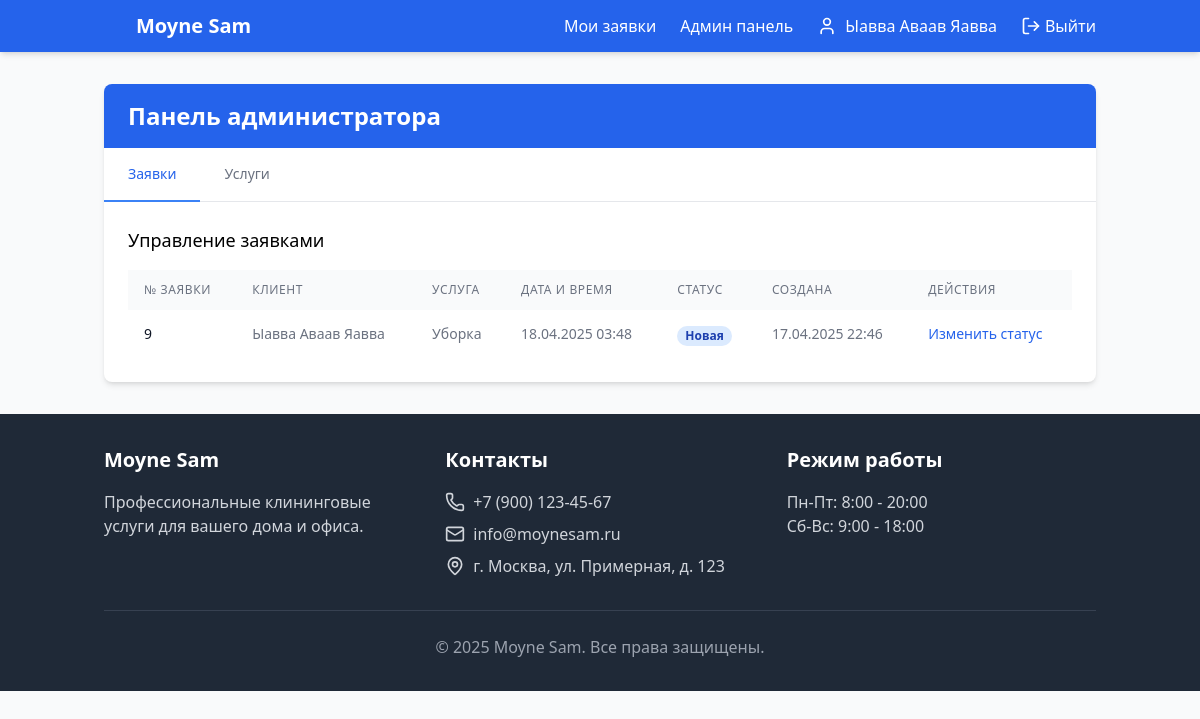
The page /components/admin.php (signed in) on the database its author committed.
### tables this page shows
CREATE TABLE `users` (
  `id` int(11) NOT NULL,
  `full_name` varchar(255) NOT NULL COMMENT 'ФИО',
  `phone` varchar(20) NOT NULL COMMENT 'Телефон',
  `email` varchar(255) NOT NULL COMMENT 'Email',
  `login` varchar(50) NOT NULL COMMENT 'Логин',
  `password` varchar(255) NOT NULL COMMENT 'Пароль',
  `created_at` timestamp NOT NULL DEFAULT current_timestamp() COMMENT 'Дата регистрации',
  `role` varchar(20) NOT NULL DEFAULT 'user' COMMENT 'Роль пользователя (user/admin)'
);

CREATE TABLE `service_requests` (
  `id` int(11) NOT NULL,
  `user_id` int(11) NOT NULL,
  `service_type_id` int(11) NOT NULL,
  `address` text NOT NULL,
  `contact_info` text NOT NULL,
  `date_time` datetime NOT NULL,
  `payment_type` enum('cash','card','online') NOT NULL DEFAULT 'cash',
  `status` enum('new','in_progress','completed','cancelled') NOT NULL DEFAULT 'new',
  `cancellation_reason` text DEFAULT NULL,
  `created_at` timestamp NOT NULL DEFAULT current_timestamp(),
  `updated_at` timestamp NOT NULL DEFAULT current_timestamp() ON UPDATE current_timestamp()
);

CREATE TABLE `service_types` (
  `id` int(11) NOT NULL,
  `name` varchar(255) NOT NULL,
  `description` text DEFAULT NULL,
  `price` decimal(10,2) NOT NULL
);

### includes/functions.php (called while the page is built, shortened)
<?php
function getUserById($userId) {
    global $conn;
    try {
        $stmt = $conn->prepare("SELECT * FROM users WHERE id = ?");
        $stmt->bind_param("i", $userId);
        $stmt->execute();
        $result = $stmt->get_result();
        $user = $result->fetch_assoc();
        return $user;
    } catch (Exception $e) {
        error_log("Error getting user: " . $e->getMessage());
        return null;
    }
}
function getServiceTypeName($serviceTypeId, $serviceTypes) {
    foreach ($serviceTypes as $type) {
        if ($type['id'] == $serviceTypeId) {
            return $type['name'];
        }
    }
    return 'Неизвестная услуга';
}
function formatDate($dateString) {
    $date = new DateTime($dateString);
    return $date->format('d.m.Y H:i');
}
function formatStatus($status) {
    $statuses = [
        'new' => 'Новая',
        'in_progress' => 'В работе',
        'completed' => 'Завершена',
        'cancelled' => 'Отменена'
    ];
    return $statuses[$status] ?? $status;
}
function getStatusColorClass($status) {
    $colors = [
        'new' => 'bg-blue-100 text-blue-800',
        'in_progress' => 'bg-yellow-100 text-yellow-800',
        'completed' => 'bg-green-100 text-green-800',
        'cancelled' => 'bg-red-100 text-red-800'
    ];
    return $colors[$status] ?? 'bg-gray-100 text-gray-800';
}
?>

### components/admin.php (the view, shortened to what this page needs)
<?php
require_once __DIR__ . '/../includes/config.php';
require_once __DIR__ . '/../includes/functions.php';
$currentUser = getUserById($_SESSION['user_id']);
$stmt = $conn->prepare("SELECT * FROM service_requests ORDER BY created_at DESC");
$stmt->execute();
$serviceRequests = $stmt->get_result()->fetch_all(MYSQLI_ASSOC);
$stmt = $conn->prepare("SELECT * FROM service_types");
$stmt->execute();
$serviceTypes = $stmt->get_result()->fetch_all(MYSQLI_ASSOC);
$stmt = $conn->prepare("SELECT id, full_name FROM users");
$stmt->execute();
$users = $stmt->get_result()->fetch_all(MYSQLI_ASSOC);
$activeTab = $_GET['tab'] ?? 'requests';
function getUserName($id, $users)
{
    foreach ($users as $user) {
        if ($user['id'] == $id) {
            return $user['full_name'];
        }
    }
    return 'Неизвестный пользователь';
}
?>
<!DOCTYPE html>
<html lang="ru">
<head>
    <script src="https://cdn.tailwindcss.com"></script>
</head>
<body class="min-h-screen bg-gray-50">
    <?php require_once __DIR__ . '/../components/Header.php'; ?>
    <div class="container mx-auto px-4 py-8">
        <div class="bg-white rounded-lg shadow-md overflow-hidden">
            <div class="bg-blue-600 text-white py-4 px-6">
                <h2 class="text-2xl font-bold">Панель администратора</h2>
            </div>
            <div class="border-b border-gray-200">
                <nav class="flex -mb-px">
                    <a href="admin.php?tab=requests"
                        class="<?= $activeTab === 'requests' ? 'border-b-2 border-blue-500 text-blue-600' : 'text-gray-500 hover:text-gray-700 hover:border-gray-300' ?> py-4 px-6 font-medium text-sm">
                        Заявки
                    </a>
                    <a href="admin.php?tab=services"
                        class="<?= $activeTab === 'services' ? 'border-b-2 border-blue-500 text-blue-600' : 'text-gray-500 hover:text-gray-700 hover:border-gray-300' ?> py-4 px-6 font-medium text-sm">
                        Услуги
                    </a>
                </nav>
            </div>
            <?php if ($activeTab === 'requests'): ?>
                <div class="p-6">
                    <h3 class="text-lg font-medium mb-4">Управление заявками</h3>
                    <?php if (empty($serviceRequests)): ?>
                        <p class="text-gray-500">Нет заявок</p>
                    <?php else: ?>
                        <div class="overflow-x-auto">
                            <table class="w-full">
                                <thead class="bg-gray-50">
                                    <tr>
                                        <th
                                            class="px-4 py-3 text-left text-xs font-medium text-gray-500 uppercase tracking-wider">
                                            № заявки
                                        </th>
                                        <th
                                            class="px-4 py-3 text-left text-xs font-medium text-gray-500 uppercase tracking-wider">
                                            Клиент
                                        </th>
                                        <th
                                            class="px-4 py-3 text-left text-xs font-medium text-gray-500 uppercase tracking-wider">
                                            Услуга
                                        </th>
                                        <th
                                            class="px-4 py-3 text-left text-xs font-medium text-gray-500 uppercase tracking-wider">
                                            Дата и время
                                        </th>
                                        <th
                                            class="px-4 py-3 text-left text-xs font-medium text-gray-500 uppercase tracking-wider">
                                            Статус
                                        </th>
                                        <th
                                            class="px-4 py-3 text-left text-xs font-medium text-gray-500 uppercase tracking-wider">
                                            Создана
                                        </th>
                                        <th
                                            class="px-4 py-3 text-left text-xs font-medium text-gray-500 uppercase tracking-wider">
                                            Действия
                                        </th>
                                    </tr>
                                </thead>
                                <tbody class="divide-y divide-gray-200">
                                    <?php foreach ($serviceRequests as $request): ?>
                                        <tr class="hover:bg-gray-50">
                                            <td class="px-4 py-3 whitespace-nowrap text-sm font-medium text-gray-900">
                                                <?= substr($request['id'], 0, 8) ?>
                                            </td>
                                            <td class="px-4 py-3 whitespace-nowrap text-sm text-gray-500">
                                                <?= htmlspecialchars(getUserName($request['user_id'], $users)) ?>
                                            </td>
                                            <td class="px-4 py-3 whitespace-nowrap text-sm text-gray-500">
                                                <?= htmlspecialchars(getServiceTypeName($request['service_type_id'], $serviceTypes)) ?>
                                            </td>
                                            <td class="px-4 py-3 whitespace-nowrap text-sm text-gray-500">
                                                <?= formatDate($request['date_time']) ?>
                                            </td>
                                            <td class="px-4 py-3 whitespace-nowrap">
                                                <span
                                                    class="<?= getStatusColorClass($request['status']) ?> px-2 inline-flex text-xs leading-5 font-semibold rounded-full">
                                                    <?= formatStatus($request['status']) ?>
                                                </span>
                                            </td>
                                            <td class="px-4 py-3 whitespace-nowrap text-sm text-gray-500">
                                                <?= formatDate($request['created_at']) ?>
                                            </td>
                                            <td class="px-4 py-3 whitespace-nowrap text-sm">
                                                <button
                                                    onclick="document.getElementById('statusModal<?= $request['id'] ?>').classList.remove('hidden')"
                                                    class="text-blue-600 hover:text-blue-800">
                                                    Изменить статус
                                                </button>
                                            </td>
                                        </tr>
                                    <?php endforeach; ?>
                                </tbody>
                            </table>
                        </div>
                    <?php endif; ?>
                </div>
            <?php endif; ?>
        </div>
    </div>
    <?php require_once __DIR__ . '/../components/Footer.php'; ?>
</body>
</html>

### components/header.php (shortened to what this page needs)
<?php
require_once __DIR__ . '/../includes/config.php';
require_once __DIR__ . '/../includes/functions.php';
$currentUser = null;
if (isset($_SESSION['user_id'])) {
    $currentUser = getUserById($_SESSION['user_id']);
    $currentUser['is_admin'] = ($currentUser['role'] ?? '') === 'admin';
}
?>
<header class="bg-blue-600 text-white shadow-md">
  <div class="container mx-auto px-4 py-3 flex justify-between items-center">
    <a href="\MoyneSamPhp\index.php" class="flex items-center space-x-2 text-xl font-bold">
      <i data-lucide="chrome" class="w-6 h-6"></i>
      <span>Moyne Sam</span>
    </a>
    <nav>
      <ul class="flex space-x-6">
        <?php if ($currentUser): ?>
          <li>
            <a href="\MoyneSamPhp\requestsPage.php" class="hover:text-blue-200 transition-colors">
              Мои заявки
            </a>
          </li>
          <?php if (!empty($currentUser['is_admin'])): ?>
            <li>
              <a href="\MoyneSamPhp\components\admin.php" class="hover:text-blue-200 transition-colors">
                Админ панель
              </a>
            </li>
          <?php endif; ?>
          <li class="flex items-center space-x-2">
            <i data-lucide="user" class="w-5 h-5"></i>
            <span><?= htmlspecialchars($currentUser['full_name'] ?? '') ?></span>
          </li>
          <li>
            <a
              href="\MoyneSamPhp\components\logout.php"
              class="flex items-center space-x-1 hover:text-blue-200 transition-colors"
            >
              <i data-lucide="log-out" class="w-5 h-5"></i>
              <span>Выйти</span>
            </a>
          </li>
        <?php endif; ?>
      </ul>
    </nav>
  </div>
</header>

### rows shown on the page
users: full_name "Ыавва Аваав Яавва"
service_requests: id "9", user.full_name "Ыавва Аваав Яавва", service_type.name "Уборка", date_time "18.04.2025 03:48", status "Новая", created_at "17.04.2025 22:46"
